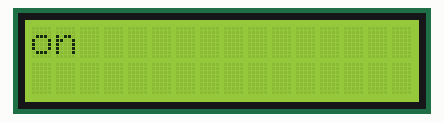
Bench run of a sketch on a simulated Arduino Uno, built with avr-gcc and run on an emulated ATmega328P. Parts: 16×2 character LCD.

Above: at 0.1 s.
At 0.6 s:
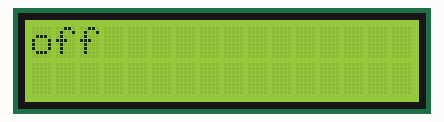

Measured:
- by itself, everything shown: repeats every 1.0 s, in 3 steps
- what the display in image 1 shows lasts 0.5 s, from 0.6 s to 1.1 s

The sketch:

lcd_i2c.ino
```cpp
#include <Wire.h>
#include <LiquidCrystal_I2C.h>

LiquidCrystal_I2C lcd(0x27, 16, 2); // 0x27 is the I2C address, 20x4 LCD

void setup() {
    lcd.init();                      // initialize the lcd
    lcd.backlight();                 // Turn on the backlight
    //lcd.setCursor(0, 0);             // Set cursor to first column, first row
    //lcd.print("Hello, World!");      // Print something to the LCD
}

void loop() {
    // Your code here
    lcd.setCursor(0, 0);
    lcd.print("on");
    delay(500);
    lcd.setCursor(0, 0);
    lcd.print("off");
    delay(500);

    lcd.clear();
}
```
